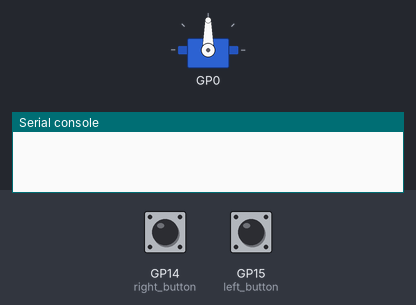
Recording of a program running on a simulated Raspberry Pi Pico running MicroPython. Shown: servo, the last lines printed to the serial console. Inputs (shaded band) come from the test bench; at power-on: GP14 (right_button) LOW, GP15 (left_button) LOW. Random numbers come from a fixed seed.

Above: at 5.2 s.
5.3 s: GP14 (right_button) pulled HIGH for 0.15 s
At 6.9 s:
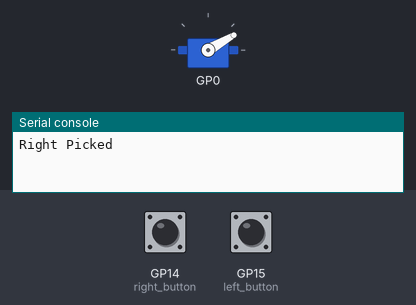
At 10.8 s:
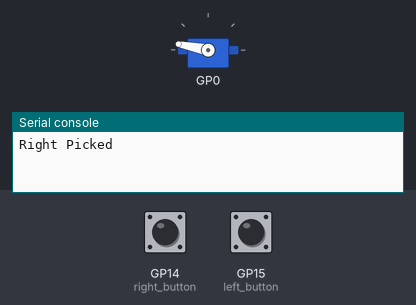
Timing chart, 0 to 16.0 s (numbered marks = the images above; inputs shaded):
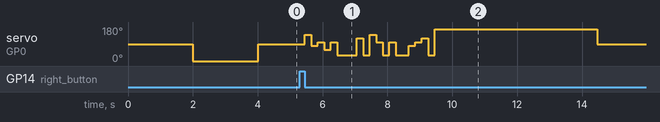

The program:

005_Pimoroni_Winner_Picker.py
```python
from machine import Pin
from servo import Servo, servo2040
import time, math, random

# Create a servo on pin 0
my_servo = Servo(servo2040.SERVO_1)

# Set up the servo position variables
idle_position = 0
left_position = -80
right_position = 79
step_size = 10

# Enable the servo (this puts it at the middle)
my_servo.enable()
time.sleep(2)

# Go to min
my_servo.to_min()
time.sleep(2)

left_button = Pin(15, Pin.IN, Pin.PULL_DOWN)
right_button = Pin(14, Pin.IN, Pin.PULL_DOWN)
prev_left_button_state = 1
prev_right_button_state = 1

def gitter():
    position = [10, 50, -30, -60, -10, 30]
    for _ in range(20):
        my_servo.value(random.choice(position))
        time.sleep(0.2)

while True:
    left_button_state = not left_button.value()
    if left_button_state and not prev_left_button_state:
        # Button has been released, trigger action
        print("Left Picked")
        gitter()
        my_servo.value(left_position)
        time.sleep(5)
    prev_left_button_state = left_button_state

    right_button_state = not right_button.value()
    if right_button_state and not prev_right_button_state:
        # Button has been released, trigger action
        print("Right Picked")
        gitter()
        my_servo.value(right_position)
        time.sleep(5)
    prev_right_button_state = right_button_state


    time.sleep(0.02)
    my_servo.value(idle_position)
```

Measured:
- after the input at 5.3 s, servo on GP0: 90° → 140° after 0.15 s, → 80° 0.20 s later, → 100° 0.20 s later, → 60° 0.20 s later, … (19 changes in this stretch)
